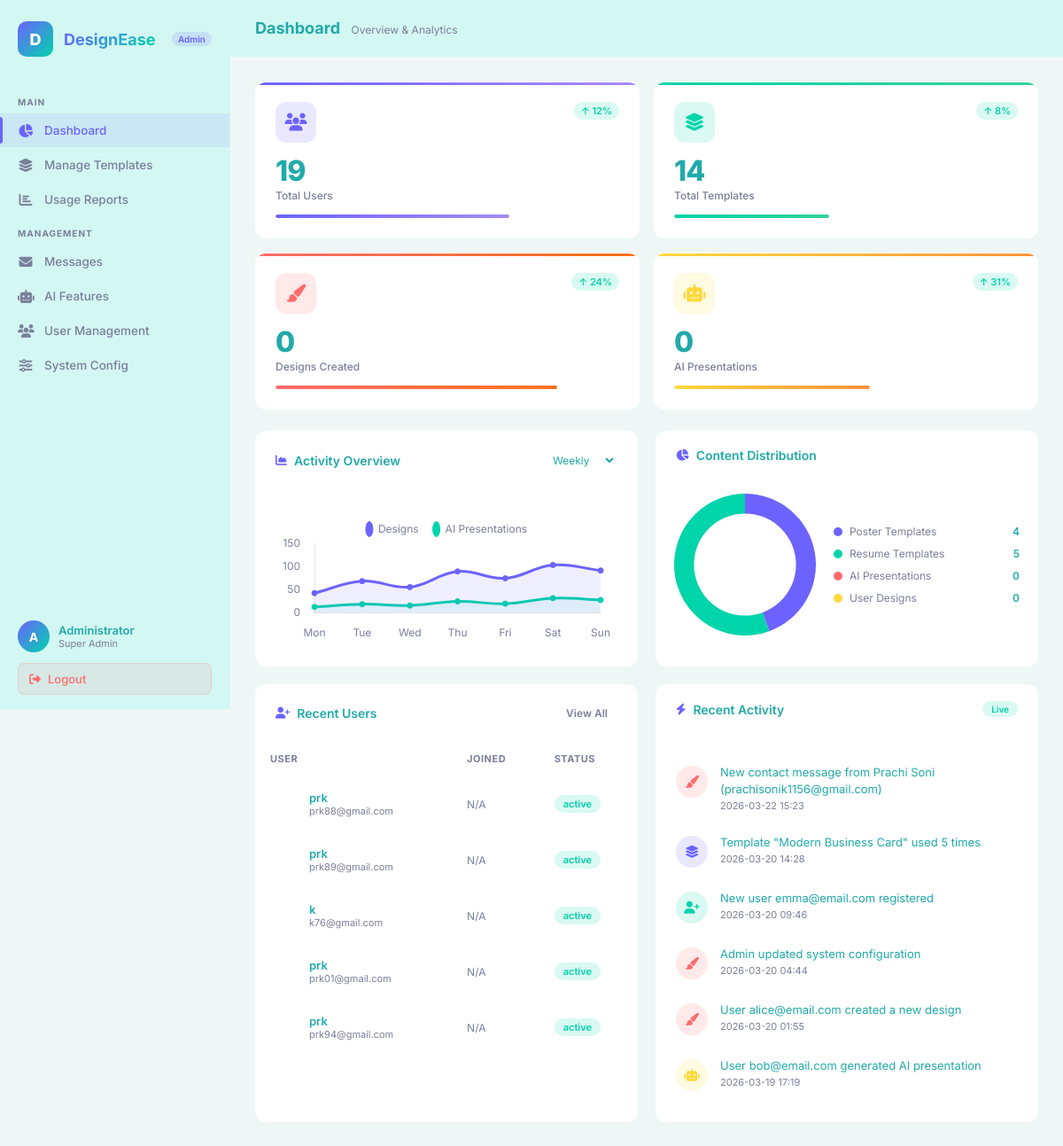
The page /admin (signed in) on the database its author committed.
### tables this page shows
CREATE TABLE users (
            id INTEGER PRIMARY KEY AUTOINCREMENT,
            username TEXT NOT NULL,
            email TEXT UNIQUE NOT NULL,
            password TEXT NOT NULL
        , name TEXT, status TEXT DEFAULT 'active', designs_count INTEGER DEFAULT 0, ai_presentations INTEGER DEFAULT 0, last_active TIMESTAMP, created_at TIMESTAMP);

CREATE TABLE activity_log (
        id INTEGER PRIMARY KEY AUTOINCREMENT,
        user_id INTEGER,
        action TEXT NOT NULL,
        details TEXT,
        created_at TIMESTAMP DEFAULT CURRENT_TIMESTAMP);

### app.py (the view)
@app.route("/admin")
@admin_required
def admin_dashboard():
    conn = get_db()
    total_users     = conn.execute("SELECT COUNT(*) FROM users").fetchone()[0]
    total_templates = len(EDITOR_TEMPLATE_LIST)
    total_designs   = conn.execute("SELECT SUM(designs_count) FROM users").fetchone()[0] or 0
    total_ai        = conn.execute("SELECT SUM(ai_presentations) FROM users").fetchone()[0] or 0
    active_users    = conn.execute("SELECT COUNT(*) FROM users WHERE status='active'").fetchone()[0]
    recent_activity = conn.execute("SELECT * FROM activity_log ORDER BY created_at DESC LIMIT 8").fetchall()
    recent_users    = conn.execute("SELECT * FROM users ORDER BY created_at DESC LIMIT 5").fetchall()
    chart_labels, chart_designs, chart_ai = [], [], []
    for i in range(6, -1, -1):
        date  = (datetime.now() - timedelta(days=i)).strftime('%Y-%m-%d')
        label = (datetime.now() - timedelta(days=i)).strftime('%b %d')
        stat  = conn.execute("SELECT * FROM daily_stats WHERE stat_date=?", (date,)).fetchone()
        chart_labels.append(label)
        chart_designs.append(stat['designs_created'] if stat else 0)
        chart_ai.append(stat['ai_presentations'] if stat else 0)
    from collections import Counter
    cats       = Counter(t['cat'] for t in EDITOR_TEMPLATE_LIST)
    cat_labels = list(cats.keys())
    cat_counts = list(cats.values())
    conn.close()
    return render_template('admin_dashboard.html',
        total_users=total_users, total_templates=total_templates,
        total_designs=total_designs, total_ai=total_ai,
        active_users=active_users, recent_activity=recent_activity,
        recent_users=recent_users,
        chart_labels=json.dumps(chart_labels),
        chart_designs=json.dumps(chart_designs),
        chart_ai=json.dumps(chart_ai),
        cat_labels=json.dumps(cat_labels),
        cat_counts=json.dumps(cat_counts))

### app.py (called while the page is built)
def get_db_connection():
    conn = sqlite3.connect(DATABASE, timeout=10)
    conn.row_factory = sqlite3.Row
    return conn

def admin_required(f):
    @wraps(f)
    def wrapper(*args, **kwargs):
        if not session.get('admin'):
            return redirect(url_for('login'))
        return f(*args, **kwargs)
    return wrapper

### templates/admin_dashboard.html (shortened to what this page needs)
<!DOCTYPE html>
<html lang="en">
<head>
<link rel="stylesheet" href="https://cdnjs.cloudflare.com/ajax/libs/font-awesome/6.5.0/css/all.min.css">
<link rel="stylesheet" href="{{ url_for('static', filename='admin.css') }}">
</head>
<body>
<aside class="sidebar">
  <div class="sidebar-logo">
    <div class="logo-icon">D</div>
    <span class="logo-text">DesignEase</span>
    <span class="logo-badge">Admin</span>
  </div>
  <nav class="sidebar-nav">
    <div class="nav-section-title">Main</div>
    <a href="{{ url_for('admin_dashboard') }}" class="nav-item active">
      <i class="fas fa-chart-pie"></i> Dashboard
    </a>
    <a href="{{ url_for('manage_templates') }}" class="nav-item">
      <i class="fas fa-layer-group"></i> Manage Templates
    </a>
    <a href="{{ url_for('user_report') }}" class="nav-item">
      <i class="fas fa-chart-bar"></i> Usage Reports
    </a>
    <div class="nav-section-title">Management</div>
    <a href="{{ url_for('admin_messages') }}" class="nav-item">
    <i class="fas fa-envelope"></i> Messages
    </a>
    <a href="{{ url_for('ai_features') }}" class="nav-item">
      <i class="fas fa-robot"></i> AI Features
    </a>
    <a href="/admin/users" class="nav-item">
      <i class="fas fa-users"></i> User Management
    </a>
    <a href="{{ url_for('system_config') }}" class="nav-item">
      <i class="fas fa-sliders-h"></i> System Config
    </a>
  </nav>
  <div class="sidebar-footer">
    <div class="admin-info">
      <div class="admin-avatar">A</div>
      <div>
        <div class="admin-name">Administrator</div>
        <div class="admin-role">Super Admin</div>
      </div>
    </div>
    <a href="{{ url_for('logout') }}" class="logout-btn">
      <i class="fas fa-sign-out-alt"></i> Logout
    </a>
  </div>
</aside>
<div class="main-wrapper">
  <header class="top-header">
    <div>
      <span class="header-title">Dashboard</span>
      <span class="header-subtitle">Overview & Analytics</span>
    </div>
  </header>
  <main class="page-content">
    <div class="stats-grid">
      <div class="stat-card purple">
        <div class="stat-top">
          <div class="stat-icon purple"><i class="fas fa-users"></i></div>
          <span class="stat-change up">↑ 12%</span>
        </div>
        <div class="stat-value" data-count="{{ total_users }}">{{ total_users }}</div>
        <div class="stat-label">Total Users</div>
        <div class="stat-bar"><div class="stat-bar-fill" style="width:68%"></div></div>
      </div>
      <div class="stat-card green">
        <div class="stat-top">
          <div class="stat-icon green"><i class="fas fa-layer-group"></i></div>
          <span class="stat-change up">↑ 8%</span>
        </div>
        <div class="stat-value" data-count="{{ total_templates }}">{{ total_templates }}</div>
        <div class="stat-label">Total Templates</div>
        <div class="stat-bar"><div class="stat-bar-fill" style="width:45%"></div></div>
      </div>
      <div class="stat-card red">
        <div class="stat-top">
          <div class="stat-icon red"><i class="fas fa-paint-brush"></i></div>
          <span class="stat-change up">↑ 24%</span>
        </div>
        <div class="stat-value" data-count="{{ total_designs }}">0</div>
        <div class="stat-label">Designs Created</div>
        <div class="stat-bar"><div class="stat-bar-fill" style="width:82%"></div></div>
      </div>
      <div class="stat-card yellow">
        <div class="stat-top">
          <div class="stat-icon yellow"><i class="fas fa-robot"></i></div>
          <span class="stat-change up">↑ 31%</span>
        </div>
        <div class="stat-value" data-count="{{ total_ai }}">0</div>
        <div class="stat-label">AI Presentations</div>
        <div class="stat-bar"><div class="stat-bar-fill" style="width:57%"></div></div>
      </div>
    </div>
    <div class="grid-2" style="margin-bottom:20px">
      <div class="card">
        <div class="card-header">
          <div class="card-title"><i class="fas fa-chart-area"></i> Activity Overview</div>
          <select class="form-control" style="width:auto;padding:5px 10px;font-size:12px" onchange="updateActivityChart(this.value)">
            <option value="weekly">Weekly</option>
          </select>
        </div>
        <div class="card-body">
          <canvas id="activityChart" height="120"></canvas>
        </div>
      </div>
      <div class="card">
        <div class="card-header">
          <div class="card-title"><i class="fas fa-chart-pie"></i> Content Distribution</div>
        </div>
        <div class="card-body" style="padding: 16px 20px;">
          <div style="display:flex; align-items:center; gap:20px;">
            <div style="flex-shrink:0; width:160px; height:160px; position:relative;">
              <canvas id="donutChart" style="width:160px!important;height:160px!important;"></canvas>
            </div>
            <div style="flex:1; display:flex; flex-direction:column; gap:10px;">
              <div style="display:flex;align-items:center;gap:8px;">
                <div style="width:10px;height:10px;border-radius:50%;background:#6c63ff;flex-shrink:0"></div>
                <span style="font-size:12px;color:var(--text-muted);flex:1">Poster Templates</span>
                <span style="font-size:12px;font-weight:600">4</span>
              </div>
              <div style="display:flex;align-items:center;gap:8px;">
                <div style="width:10px;height:10px;border-radius:50%;background:#00d4aa;flex-shrink:0"></div>
                <span style="font-size:12px;color:var(--text-muted);flex:1">Resume Templates</span>
                <span style="font-size:12px;font-weight:600">5</span>
              </div>
              <div style="display:flex;align-items:center;gap:8px;">
                <div style="width:10px;height:10px;border-radius:50%;background:#ff6b6b;flex-shrink:0"></div>
                <span style="font-size:12px;color:var(--text-muted);flex:1">AI Presentations</span>
                <span style="font-size:12px;font-weight:600">{{ total_ai }}</span>
              </div>
              <div style="display:flex;align-items:center;gap:8px;">
                <div style="width:10px;height:10px;border-radius:50%;background:#ffd93d;flex-shrink:0"></div>
                <span style="font-size:12px;color:var(--text-muted);flex:1">User Designs</span>
                <span style="font-size:12px;font-weight:600">{{ total_designs }}</span>
              </div>
            </div>
          </div>
        </div>
      </div>
    </div>
    <div class="grid-2">
      <div class="card">
        <div class="card-header">
          <div class="card-title"><i class="fas fa-user-plus"></i> Recent Users</div>
          <a href="/admin/users" class="btn btn-outline btn-sm">View All</a>
        </div>
        <div class="card-body" style="padding:0">
          <table class="admin-table">
            <thead>
              <tr>
                <th>User</th>
                <th>Joined</th>
                <th>Status</th>
              </tr>
            </thead>
            <tbody>
              {% for user in recent_users %}
              <tr>
                <td>
                  <div class="user-cell">
                    <div class="u-avatar">{{ (user.username or user.name or 'U')[0].upper() }}</div>
                    <div>
                      <div class="u-name">{{ user.username or user.name or 'Unknown' }}</div>
                      <div class="u-email">{{ user.email }}</div>
                    </div>
                  </div>
                </td>
                <td style="font-size:12px;color:var(--text-muted)">
                  {{ user.created_at[:10] if user.created_at else 'N/A' }}
                </td>
                <td>
                  <span class="badge {{ 'badge-red' if user.status == 'blocked' else 'badge-green' }}">
                    {{ user.status or 'active' }}
                  </span>
                </td>
              </tr>
              {% else %}
              <tr><td colspan="3" style="text-align:center;color:var(--text-muted);padding:24px">No users yet</td></tr>
              {% endfor %}
            </tbody>
          </table>
        </div>
      </div>
      <div class="card">
        <div class="card-header">
          <div class="card-title"><i class="fas fa-bolt"></i> Recent Activity</div>
          <span class="badge badge-green" style="font-size:10px">Live</span>
        </div>
        <div class="card-body">
          {% if recent_activity %}
            {% for act in recent_activity %}
            <div class="activity-item">
              <div class="activity-dot {% if act.details == 'ai' %}yellow{% elif act.details == 'template' %}purple{% elif act.details == 'user' %}green{% else %}red{% endif %}">
                <i class="fas {% if act.details == 'ai' %}fa-robot{% elif act.details == 'template' %}fa-layer-group{% elif act.details == 'user' %}fa-user-plus{% else %}fa-paint-brush{% endif %}"></i>
              </div>
              <div>
                <div class="activity-text">{{ act.action }}</div>
                <div class="activity-time">{{ act.created_at[:16] if act.created_at else '' }}</div>
              </div>
            </div>
            {% endfor %}
          {% endif %}
        </div>
      </div>
    </div>
  </main>
</div>
<script>
const weeklyData = {
  labels: ['Mon','Tue','Wed','Thu','Fri','Sat','Sun'],
  designs: [42, 68, 55, 89, 74, 103, 91],
  presentations: [12, 18, 15, 24, 19, 31, 27]
};
const monthlyData = {
  labels: ['Jan','Feb','Mar','Apr','May','Jun','Jul','Aug','Sep','Oct','Nov','Dec'],
  designs: [180, 240, 210, 290, 320, 410, 380, 450, 420, 490, 460, 520],
  presentations: [45, 60, 52, 78, 82, 105, 94, 118, 110, 130, 122, 145]
};
let actChart;
function buildActivityChart(data) {
  const ctx = document.getElementById('activityChart').getContext('2d');
  if (actChart) actChart.destroy();
  actChart = new Chart(ctx, {
    type: 'line',
    data: {
      labels: data.labels,
      datasets: [
        {
          label: 'Designs',
          data: data.designs,
          borderColor: '#6c63ff',
          backgroundColor: 'rgba(108,99,255,0.1)',
          fill: true, tension: 0.4, pointRadius: 3,
          pointBackgroundColor: '#6c63ff'
        },
        {
          label: 'AI Presentations',
          data: data.presentations,
          borderColor: '#00d4aa',
          backgroundColor: 'rgba(0,212,170,0.08)',
          fill: true, tension: 0.4, pointRadius: 3,
          pointBackgroundColor: '#00d4aa'
        }
      ]
    },
    options: {
      responsive: true, maintainAspectRatio: true,
      plugins: { legend: { position: 'top' } },
      scales: { y: { beginAtZero: true } }
    }
  });
}
function updateActivityChart(period) {
  buildActivityChart(period === 'monthly' ? monthlyData : weeklyData);
}
buildActivityChart(weeklyData);
// ✅ FIXED Donut Chart — maintainAspectRatio:false + fixed container size
new Chart(document.getElementById('donutChart').getContext('2d'), {
  type: 'doughnut',
  data: {
    labels: ['Posters', 'Resumes', 'AI Presentations', 'User Designs'],
    datasets: [{
      data: [4, 5, {{ total_ai }}, {{ total_designs }} ] ,
      backgroundColor: ['#6c63ff','#00d4aa','#ff6b6b','#ffd93d'],
      borderWidth: 0,
      hoverOffset: 6
    }]
  },
  options: {
    responsive: false,
    maintainAspectRatio: false,
    cutout: '72%',
    plugins: { legend: { display: false } }
  }
});
</script>
</body>
</html>

### rows shown on the page
users: username "prk", email "prk88@gmail.com", created_at "N/A", status "active"
users: username "prk", email "prk89@gmail.com", created_at "N/A", status "active"
users: username "k", email "k76@gmail.com", created_at "N/A", status "active"
users: username "prk", email "prk01@gmail.com", created_at "N/A", status "active"
users: username "prk", email "prk94@gmail.com", created_at "N/A", status "active"
activity_log: action "New contact message from Prachi Soni (prachisonik1156@gmail.com)", created_at "2026-03-22 15:23"
activity_log: action "Template \"Modern Business Card\" used 5 times", created_at "2026-03-20 14:28"
activity_log: action "New user emma@email.com registered", created_at "2026-03-20 09:46"
activity_log: action "Admin updated system configuration", created_at "2026-03-20 04:44"
activity_log: action "User alice@email.com created a new design", created_at "2026-03-20 01:55"
activity_log: action "User bob@email.com generated AI presentation", created_at "2026-03-19 17:19"

### other values the page prints
{{ total_users }} "19"
{{ total_templates }} "14"
{{ total_ai }} "0"
{{ total_designs }} "0"
chart data {{ total_ai }} 0
chart data {{ total_designs }} 0
